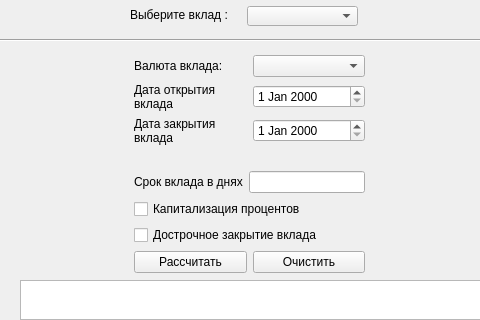
<?xml version="1.0" encoding="UTF-8"?>
<ui version="4.0">
 <class>MainForm</class>
 <widget class="QWidget" name="MainForm">
  <property name="geometry">
   <rect>
    <x>0</x>
    <y>0</y>
    <width>480</width>
    <height>320</height>
   </rect>
  </property>
  <property name="sizePolicy">
   <sizepolicy hsizetype="Fixed" vsizetype="Fixed">
    <horstretch>0</horstretch>
    <verstretch>0</verstretch>
   </sizepolicy>
  </property>
  <property name="minimumSize">
   <size>
    <width>480</width>
    <height>320</height>
   </size>
  </property>
  <property name="maximumSize">
   <size>
    <width>480</width>
    <height>329</height>
   </size>
  </property>
  <property name="focusPolicy">
   <enum>Qt::NoFocus</enum>
  </property>
  <property name="windowTitle">
   <string>Deposit+</string>
  </property>
  <widget class="Line" name="line">
   <property name="geometry">
    <rect>
     <x>0</x>
     <y>30</y>
     <width>481</width>
     <height>20</height>
    </rect>
   </property>
   <property name="orientation">
    <enum>Qt::Horizontal</enum>
   </property>
  </widget>
  <widget class="QWidget" name="layoutWidget">
   <property name="geometry">
    <rect>
     <x>134</x>
     <y>55</y>
     <width>231</width>
     <height>223</height>
    </rect>
   </property>
   <layout class="QVBoxLayout" name="fullMenu" stretch="0,0,0,0,0,0,0,0">
    <property name="leftMargin">
     <number>0</number>
    </property>
    <property name="topMargin">
     <number>0</number>
    </property>
    <property name="rightMargin">
     <number>0</number>
    </property>
    <property name="bottomMargin">
     <number>0</number>
    </property>
    <item>
     <layout class="QHBoxLayout" name="horizontalLayout">
      <item>
       <widget class="QLabel" name="label_2">
        <property name="text">
         <string>Валюта вклада:</string>
        </property>
       </widget>
      </item>
      <item>
       <widget class="QComboBox" name="comboBox_2"/>
      </item>
     </layout>
    </item>
    <item>
     <layout class="QHBoxLayout" name="horizontalLayout_2">
      <item>
       <widget class="QLabel" name="label_3">
        <property name="text">
         <string>&lt;html&gt;&lt;head/&gt;&lt;body&gt;&lt;p&gt;Дата открытия&lt;br/&gt;вклада&lt;/p&gt;&lt;/body&gt;&lt;/html&gt;</string>
        </property>
       </widget>
      </item>
      <item>
       <widget class="QDateEdit" name="dateEdit"/>
      </item>
     </layout>
    </item>
    <item>
     <layout class="QHBoxLayout" name="horizontalLayout_3">
      <item>
       <widget class="QLabel" name="label_4">
        <property name="text">
         <string>&lt;html&gt;&lt;head/&gt;&lt;body&gt;&lt;p&gt;Дата закрытия&lt;br/&gt;вклада&lt;/p&gt;&lt;/body&gt;&lt;/html&gt;</string>
        </property>
       </widget>
      </item>
      <item>
       <widget class="QDateEdit" name="dateEdit_2"/>
      </item>
     </layout>
    </item>
    <item>
     <spacer name="horizontalSpacer">
      <property name="orientation">
       <enum>Qt::Horizontal</enum>
      </property>
      <property name="sizeHint" stdset="0">
       <size>
        <width>40</width>
        <height>20</height>
       </size>
      </property>
     </spacer>
    </item>
    <item>
     <layout class="QHBoxLayout" name="horizontalLayout_4">
      <item>
       <widget class="QLabel" name="label_5">
        <property name="text">
         <string>Срок вклада в днях</string>
        </property>
       </widget>
      </item>
      <item>
       <widget class="QLineEdit" name="lineEdit"/>
      </item>
     </layout>
    </item>
    <item>
     <widget class="QCheckBox" name="checkBox">
      <property name="text">
       <string>Капитализация процентов</string>
      </property>
     </widget>
    </item>
    <item>
     <widget class="QCheckBox" name="checkBox_2">
      <property name="text">
       <string>Дострочное закрытие вклада</string>
      </property>
     </widget>
    </item>
    <item>
     <layout class="QHBoxLayout" name="horizontalLayout_5">
      <item>
       <widget class="QPushButton" name="pushButton">
        <property name="text">
         <string>Рассчитать</string>
        </property>
       </widget>
      </item>
      <item>
       <widget class="QPushButton" name="pushButton_2">
        <property name="text">
         <string>Очистить</string>
        </property>
       </widget>
      </item>
     </layout>
    </item>
   </layout>
  </widget>
  <widget class="QComboBox" name="comboBox">
   <property name="geometry">
    <rect>
     <x>247</x>
     <y>6</y>
     <width>111</width>
     <height>20</height>
    </rect>
   </property>
  </widget>
  <widget class="QLabel" name="label">
   <property name="geometry">
    <rect>
     <x>130</x>
     <y>0</y>
     <width>117</width>
     <height>29</height>
    </rect>
   </property>
   <property name="minimumSize">
    <size>
     <width>117</width>
     <height>29</height>
    </size>
   </property>
   <property name="text">
    <string>Выберите вклад :</string>
   </property>
  </widget>
  <widget class="QTextBrowser" name="textBrowser">
   <property name="geometry">
    <rect>
     <x>20</x>
     <y>280</y>
     <width>471</width>
     <height>40</height>
    </rect>
   </property>
  </widget>
 </widget>
 <resources/>
 <connections/>
</ui>
